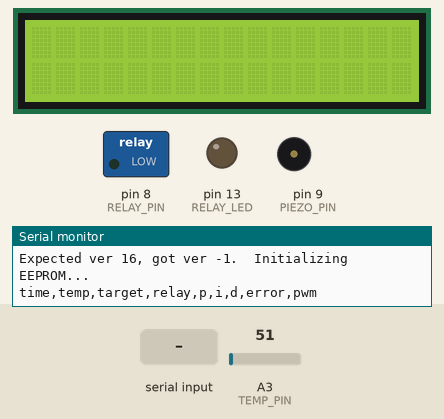
Simulated run of this sketch. Board: Arduino Uno, built with avr-gcc and run on an emulated ATmega328P. Shown: 16×2 character LCD, switched loads named in the sketch (green lamp = pin HIGH), output pins drawn as LEDs (lit = HIGH), buzzer (waves = sounding, pin HIGH), the last lines printed to the serial monitor. Inputs (shaded band) come from the test bench; at power-on: A3 (TEMP_PIN) = 51. EEPROM starts erased.

Above: at 1.4 s.
1.5 s: "c" received over Serial
At 2.3 s:
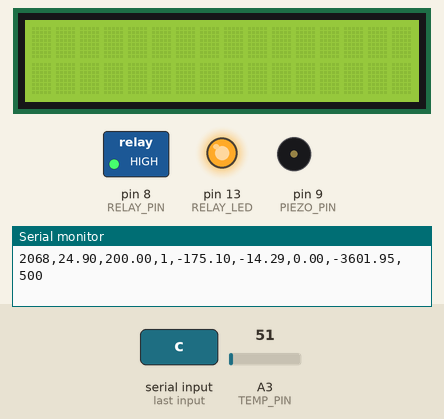
3.0 s: "r" received over Serial
At 3.3 s:
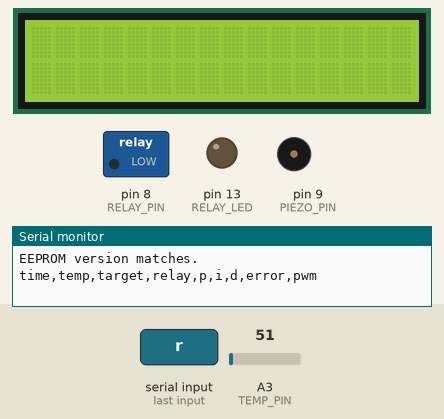
Timing chart, 0 to 6.0 s (numbered marks = the images above; inputs shaded):
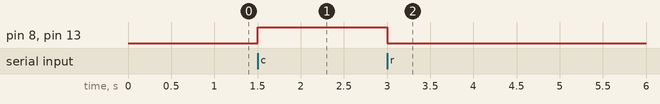

Measured:
- after the input at 1.5 s, pin 8 (RELAY_PIN), pin 13 (RELAY_LED): LOW → HIGH at once
- after the input at 3.0 s, pin 8 (RELAY_PIN), pin 13 (RELAY_LED): HIGH → LOW at once

The sketch:

Arduinoven.pde
```cpp
// (licence header left out)
// ***************************************************************
/* User configurable options begin here */

#define DEBUG

// Temperature sensor selection.  Only select _one_ of these.
#define TEMP_AD595         // AD595 thermocouple amplifier
//#define TEMP_FAKE          // Fake temperature sensor for testing

// Attached LCD.  Again, only select one of these (or none!)
#define TWI_LCD            // DFRobot TWI LCD (16x2)

// Various other peripherals.  Uncomment if they are attached.
//#define PIEZO_SPEAKER        // 5v piezo buzzer
//#define EEPROM_LC256         // I2C 256kbit EEPROM

#define TEMP_PIN 3         // Pin that the thermocouple amplifier is on
#define RELAY_PIN 8        // Pin that the relay is triggered on
#define RELAY_LED 13       // Pin that the relay display LED is on
#define PIEZO_PIN 9        // Pin that the piezo buzzer is installed on

#define SERIAL_BAUD 115200   // Default baud rate for the serial link

#define AREF_VOLTAGE 5.0    // Voltage measured on Aref

#define EEPROM_VERSION 16  // Values not equal to this get reset
#define DEFAULT_PID_P  20.0
#define DEFAULT_PID_I  7.0
#define DEFAULT_PID_D  0.0
#define DEFAULT_PID_WINDUP  100.0

// Note that the error value generated by the PID controller is actually the number of milliseconds the relay should stay on.
// Be aware that values above PWM_WIDTH will just be truncated.
#define PWM_WIDTH   500    // time in milliseconds that a single PWM cycle should take
#define PWM_EDGESIZE  50     // time in milliseconds where a PWM pulse should be truncated to either 0% or 100% duty cycle
#define TEMP_FREQ 100    // time in milliseconds between PID updates and therefore temperature readings

/* User configurable options end */
// ***************************************************************

// ***************************************************************
// Macro configuration and includes begin here

 #if (defined(TEMP_AD595) && defined(TEMP_FAKE))
   #undef TEMP_FAKE
 #endif

#if (defined(TWI_LCD) || defined(EEPROM_LC256))
  #define I2C_NEEDED
#endif

#ifdef I2C_NEEDED
  #include <Wire.h>
#endif

#ifdef TWI_LCD
  #include <LiquidCrystal_I2C.h>
#endif

#include <EEPROM.h>

#define GET_NVR_OFFSET(param) ((int)&(((t_NVR_Data*) 0)->param))
#define readFloat(addr) nvrReadFloat(GET_NVR_OFFSET(addr))
#define writeFloat(value, addr) nvrWriteFloat(value, GET_NVR_OFFSET(addr))
#define readInt(addr) nvrReadInt(GET_NVR_OFFSET(addr))
#define writeInt(value, addr) nvrWriteInt(value, GET_NVR_OFFSET(addr))

// ***************************************************************
// Function prototypes and state variables begin here
float readTempSensor(void);
void updatePID(void);
void menu_showhelp(void);
void configureTimer();
void setRelay(boolean flag);
float nvrReadFloat(int address);
void nvrWriteFloat(float value, int address);
int nvrReadInt(int address);
void nvrWriteInt(int value, int address);

#ifdef DEBUG
  void writeState(void);
#endif

#ifdef TWI_LCD
  LiquidCrystal_I2C lcd(0x27,16,2);
#endif

// Timer variables
unsigned long currentTimeTicks;     // milliseconds since startup
unsigned long lastTemperatureTime;  // time that last temperature was recorded
unsigned long lastPWMStartTime;     // time that the last PWM cycle started
unsigned long programStartTime;     // time that the current program started running
const unsigned int tcnt2 = 131;     // Timer2 reload value for 1ms

// Temperature and relay state variables
boolean relayState;                 // state of heater relay
boolean programRunning;             // true if a program is currently running
boolean calibrationRunning;         // true if a calibration is currently running
float lastTemperature;              // last recorded temperature
float targetTemperature;            // temperature we're trying to reach

// PID controller state variables
float proportional;                 // P term (before multiplication by gain!)
float integral;                     // I term (before multiplication by gain!)
float derivative;                   // D term (before multiplication by gain!)
float error;                        // calculated error value from PID controller

// Debug data variables
unsigned long debug_pulsewidth;     // width of a PWM pulse

// EEPROM settings structure
// If you add stuff here, go and change initializeEEPROM immediately!
typedef struct {
  int eeprom_version;
  float p;  // Proportional gain
  float i;  // Integral gain
  float d;  // Differential gain
  float windup;  // Maximum magnitude that I term can get to before being limited
} t_NVR_Data;

// ***************************************************************

// BEGIN FUNCTION setup()
void setup() {
  Serial.begin(SERIAL_BAUD);

  // Configure I/O pins
  pinMode(RELAY_PIN, OUTPUT);
  pinMode(RELAY_LED, OUTPUT);
  pinMode(PIEZO_PIN, OUTPUT);

  // Check the EEPROM status and initialize if required
  initializeEEPROM();

  // Initialize machine state
  #ifdef TEMP_FAKE
    // Initialize the fake temperature sensor (if installed)
    lastTemperature = 12.0;
  #else
    // Initialize the temperature by reading it (and set the relay off)
    setRelay(LOW);
    lastTemperature = readTempSensor();
  #endif

  currentTimeTicks = 0;
  lastTemperatureTime = 1;
  targetTemperature = 0;
  lastPWMStartTime = 1;
  proportional = 0;
  integral = 0;
  derivative = 0;
  error = 0;
  programRunning = LOW;
  calibrationRunning = LOW;

  // Configure the timer to run every 1ms
  configureTimer();

  // Delay a short time to let a few ticks accumulate
  delay(100);

  // Enable the LCD
#ifdef TWI_LCD
  lcd.init();
  lcd.backlight();
#endif

#ifdef DEBUG
  Serial.println("time,temp,target,relay,p,i,d,error,pwm");
#endif
}
// END FUNCTION setup()

// BEGIN FUNCTION loop()
void loop() {

  // Update the relay based on the PIDs provided if a program is running
  if (programRunning) {
    // Update PIDs, but not ridiculously quickly
    if (currentTimeTicks > lastTemperatureTime + TEMP_FREQ ) {
      updatePID();
    }

    updateRelay();
  } else {
    if (relayState) {
      setRelay(LOW);
    }
  }

  if (Serial.available()) {
    switch (Serial.read()) {
      case 'r': setup();
                return;
                break;
      case 'c': programRunning = HIGH;
                calibrationRunning = HIGH;
                proportional = 0;
                integral = 0;
                derivative = 0;
                error = 0;
                targetTemperature = 200.0;
                programStartTime = currentTimeTicks;
                break;
      case 'h': menu_showhelp();
                break;
      default:  break;
    }
  }

  // Disable calibration after 10 minutes of running, cool down after 5 minutes
  if (calibrationRunning && (currentTimeTicks > programStartTime + 600000)) {
    programRunning = LOW;
    calibrationRunning = LOW;
  } else if (calibrationRunning && (currentTimeTicks > programStartTime + 300000)) {
    targetTemperature = 0.0;
  }

#ifdef DEBUG
  if (programRunning && currentTimeTicks > lastTemperatureTime + TEMP_FREQ) {
    Serial.print(lastTemperatureTime);
    Serial.print(",");
    Serial.print(lastTemperature);
    Serial.print(",");
    Serial.print(targetTemperature);
    Serial.print(",");
    Serial.print(relayState?1:0);
    Serial.print(",");
    Serial.print(proportional);
    Serial.print(",");
    Serial.print(integral);
    Serial.print(",");
    Serial.print(derivative);
    Serial.print(",");
    Serial.print(error);
    Serial.print(",");
    Serial.print(debug_pulsewidth);

    Serial.println("");
  }
#endif

}
// END FUNCTION loop()

// BEGIN FUNCTION menu_showhelp()
void menu_showhelp() {
  Serial.println("");
  Serial.println("r - reinitialize system");
  Serial.println("c - run calibration cycle");
  Serial.println("");

}
// END FUNCTION menu_showhelp()

// BEGIN FUNCTION updateRelay()
void updateRelay() {
  unsigned long pwmLength;

  if (error > 0 || -error < PWM_EDGESIZE) {
    pwmLength = 0;
  } else if (-error > PWM_WIDTH-PWM_EDGESIZE) {
    pwmLength = PWM_WIDTH;
  } else {
    pwmLength = -error;
  }

#ifdef DEBUG
  debug_pulsewidth = pwmLength;
#endif

  if (relayState && (lastTemperatureTime >= lastPWMStartTime + pwmLength)) {
    // transition into the off-phase for this PWM cycle
    setRelay(LOW);
  }

  // Start a new PWM cycle
  if (lastTemperatureTime > lastPWMStartTime + PWM_WIDTH) {
    if (!relayState && pwmLength > PWM_EDGESIZE) {
      // current pwmLength is greater than the threshold, so we'll start this new cycle high
      setRelay(HIGH);
    }
    lastPWMStartTime = lastTemperatureTime;
  }
}

// BEGIN FUNCTION updatePID()
void updatePID() {
  float currentTemp = readTempSensor();
  float currentTime = currentTimeTicks;

  float t = currentTime - lastTemperatureTime;
  float elast = lastTemperature - targetTemperature;
  float ecurr = currentTemp - targetTemperature;

  // P term is P*ecurr (ie, magnitude of current error)
  proportional = currentTemp - targetTemperature;

  // I term is summed up from previous runs
  // calculated as the area between the actual temp and the target temp
  // Divide by 1000 to get more sensible PIDs
  integral += (t*elast - (t*(elast - ecurr)) / 2.0) / 1000.0;

  // An integral with magnitude larger than the windup gets truncated
  if (readFloat(i)*integral > readFloat(windup)) {
    integral = readFloat(windup) / readFloat(i);
  } else if (readFloat(i)*integral < -readFloat(windup)) {
    integral = -(readFloat(windup) / readFloat(i));
  }

  // D term is summed up from previous runs
  // calculated as the slope of the temperature line
  // Multiply by 1000 to get more sensible PIDs
  derivative += ((ecurr - elast) / t) * 1000.0;

  // Calculate PID error and update the global variable
  error = readFloat(p)*proportional + readFloat(i)*integral + readFloat(d)*derivative;

  lastTemperature = currentTemp;
  lastTemperatureTime = currentTime;
}
// END FUNCTION updatePID()

// BEGIN FUNCTION initializeEEPROM()
void initializeEEPROM() {

  // Check if the EEPROM version matches the version of this code.  If not, erase it.
  if (readInt(eeprom_version) != EEPROM_VERSION) {
    #ifdef DEBUG
      Serial.print("Expected ver ");
      Serial.print(EEPROM_VERSION);
      Serial.print(", got ver ");
      Serial.print(readInt(eeprom_version));
      Serial.println(".  Initializing EEPROM...");
    #endif

    // Initialize the EEPROM to defaults
    writeInt(EEPROM_VERSION, eeprom_version);
    writeFloat(DEFAULT_PID_P, p);
    writeFloat(DEFAULT_PID_I, i);
    writeFloat(DEFAULT_PID_D, d);
    writeFloat(DEFAULT_PID_WINDUP, windup);
  } else {
    #ifdef DEBUG
      Serial.println("EEPROM version matches.");
    #endif
  }
}
// END FUNCTION initializeEEPROM()

// BEGIN FUNCTION writeState()
#ifdef DEBUG
void writeState() {
  #ifdef TWI_LCD
  lcd.setCursor(0,0);
  lcd.print(lastTemperature);
  lcd.setCursor(0,1);
  lcd.print(relayState?1:0);
  #endif
}
#endif
// END FUNCTION writeState()

// BEGIN FUNCTION configureTimer()
// Configures TIMER2 to call an ISR every 1ms
void configureTimer() {
	// Disable the timer2 overflow interrupt during configuration
	TIMSK2 &= ~(1 << TOIE2);

	// Configure timer2 in normal mode (pure counting)
	TCCR2A &= ~((1<< WGM21)|(1<<WGM20));
	TCCR2B &= ~(1<<WGM22);

	// Select clock source as internal I/O clock
	ASSR &= ~(1<<AS2);

	// Disable Compare Match A interrupt enable (only want overflow)
	TIMSK2 &= ~(1<<OCIE2A);

	// Now configure the prescaler to CPU clock divided by 128
	TCCR2B |= (1<<CS22)  | (1<<CS20); // Set bits
	TCCR2B &= ~(1<<CS21);             // Clear bit

	/* The math behind this is:
	 * (CPU frequency) / (prescaler value) = 125000 Hz = 8us.
	 * (desired period) / 8us = 125.
	 * MAX(uint8) + 1 - 125 = 131;
	 */

	/* Finally load end enable the timer */
	TCNT2 = tcnt2;
	TIMSK2 |= (1<<TOIE2);
}

// Interrupt service routine for Timer2.  Increments the global timer
ISR(TIMER2_OVF_vect) {
  /* Reload the timer */
  TCNT2 = tcnt2;

  currentTimeTicks++;
}
// END FUNCTION configureTimer()

// BEGIN FUNCTION readTempSensor()
#ifdef TEMP_AD595
// Extremely simple temperature reader for the AD595.
// Just read the temperature and process it.
// Value returned is in degrees C.
float readTempSensor() {
  float raw = analogRead(TEMP_PIN);
  return (raw/1024.0*AREF_VOLTAGE*100);
}
#endif

#ifdef TEMP_FAKE
// Fake temp sensor.  Fakes up an oven with the following;
// 1.  Temp increases at 5 deg/sec when relay is on
// 2.  Temp decreases at 2 deg/sec when off
// 3.  Temp starts at 15 degrees, caps at 300
float readTempSensor() {
  float time = (currentTimeTicks - lastTemperatureTime)/1000.0;
  float temp = lastTemperature;

   if (relayState) {
      // relay is on, increase temperature (and acceleration)
      temp += 5.0 * time;
  } else {
      // relay is off, decrease temperature (and acceleration)
      temp -= 2.0 * time;
  }

  if ((temp <= 15.0) && !relayState) {
      // temp too low and relay is off
      return 15.0;
  } else if ((temp >= 300) && relayState) {
      // temp too high and relay is on
      return 300.0;
  } else {
    return temp;
  }

}
#endif
// END FUNCTION readTempSensor()

// BEGIN FUNCTION setRelay()
void setRelay(boolean flag)
{
  relayState = flag;
  #ifndef TEMP_FAKE
    // relay does not actually activate in fake temp mode
    digitalWrite(RELAY_PIN, relayState);
  #endif

  digitalWrite(RELAY_LED, relayState);
}

// END FUNCTION setRelay()

// START FUNCTION nvrReadFloat()
// Taken from AeroQuad code, www.aeroquad.com
float nvrReadFloat(int address) {
  union floatStore {
    byte floatByte[4];
    float floatVal;
  } floatOut;

  for (int i = 0; i < 4; i++)
    floatOut.floatByte[i] = EEPROM.read(address + i);
  return floatOut.floatVal;
}
// END FUNCTION nvrReadFloat()

// START FUNCTION nvrWriteFloat()
// Taken from AeroQuad code, www.aeroquad.com
void nvrWriteFloat(float value, int address) {
  union floatStore {
    byte floatByte[4];
    float floatVal;
  } floatIn;

  floatIn.floatVal = value;
  for (int i = 0; i < 4; i++)
    EEPROM.write(address + i, floatIn.floatByte[i]);
}
// END FUNCTION nvrWriteFloat()

// START FUNCTION nvrReadInt()
int nvrReadInt(int address) {
  union intStore {
    byte intByte[2];
    int intVal;
  } intOut;

  for (int i = 0; i < 2; i++)
    intOut.intByte[i] = EEPROM.read(address + i);
  return intOut.intVal;
}
// END FUNCTION nvrReadFloat()

// START FUNCTION nvrWriteFloat()
void nvrWriteInt(int value, int address) {
  union intStore {
    byte intByte[2];
    int intVal;
  } intIn;

  intIn.intVal = value;
  for (int i = 0; i < 2; i++)
    EEPROM.write(address + i, intIn.intByte[i]);
}
// END FUNCTION nvrWriteFloat()

// END SCRIPT
```
